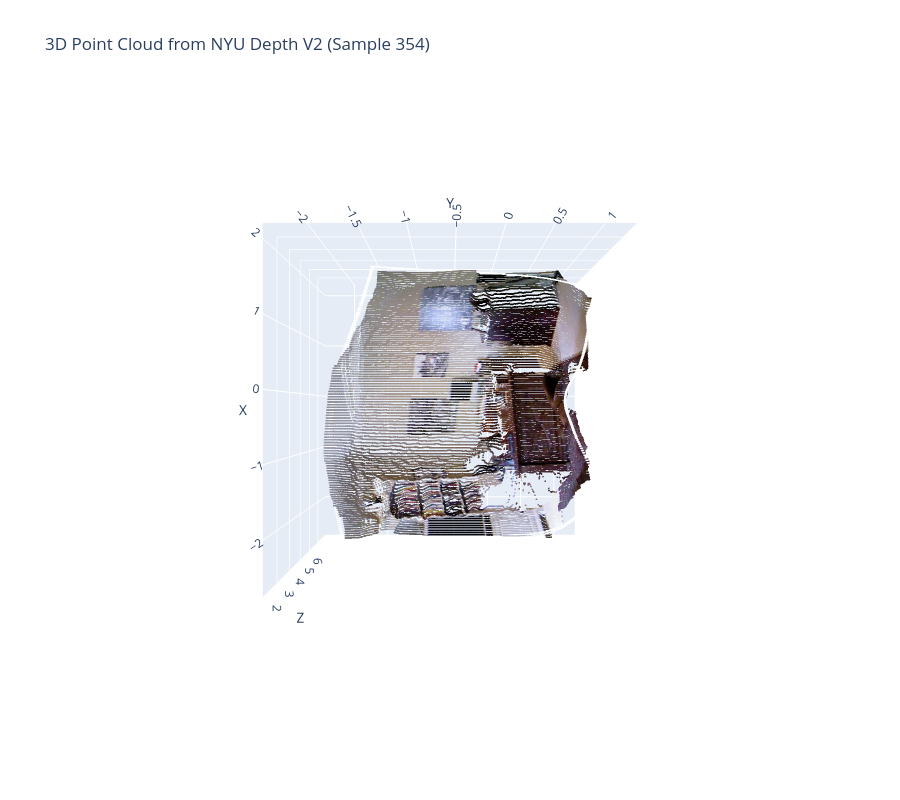

Notebook code cell kept with this figure:
### Code cell
import torch
import torch.nn.functional as F
import numpy as np
import einops
import plotly.graph_objects as go
import matplotlib.pyplot as plt
import h5py # You'll need to install this: pip install h5py
import random
class PointCloudUtils:
    """
    Your existing PointCloudUtils class. No changes needed here.
    """
    @staticmethod
    def depth2fgpcd_batch(depth, cam_params):
        B, ncam, h, w = depth.shape
        fx = cam_params[..., 0, 0].view(B, ncam, 1, 1)
        fy = cam_params[..., 1, 1].view(B, ncam, 1, 1)
        cx = cam_params[..., 0, 2].view(B, ncam, 1, 1)
        cy = cam_params[..., 1, 2].view(B, ncam, 1, 1)
        pos_y, pos_x = torch.meshgrid(torch.arange(h, device=depth.device, dtype=torch.float32), torch.arange(w, device=depth.device, dtype=torch.float32), indexing='ij')
        pos_x = pos_x.expand(B, ncam, -1, -1)
        pos_y = pos_y.expand(B, ncam, -1, -1)
        x_coords = (pos_x - cx) * depth / fx
        y_coords = (pos_y - cy) * depth / fy
        pcd_cam = torch.stack([x_coords, y_coords, depth], dim=-1)
        return einops.rearrange(pcd_cam, 'b ncam h w c -> b ncam (h w) c')

    @staticmethod
    def batch_transform_point_cloud(pcd, transform):
        pcd_homo = F.pad(pcd, (0, 1), mode='constant', value=1.0)
        transform = transform.to(dtype=pcd.dtype)
        trans_pcd_homo = torch.einsum('bn...d,bn...id->bn...i', pcd_homo, transform)
        return trans_pcd_homo[..., :-1]

    @staticmethod
    def lift_point_cloud_batch(depths, intrinsics, extrinsics):
        pcd_cam = PointCloudUtils.depth2fgpcd_batch(depths, intrinsics)
        trans_pcd = PointCloudUtils.batch_transform_point_cloud(pcd_cam, extrinsics)
        return trans_pcd

def load_nyu_v2_data(filepath, index=0):
    """
    Loads a single RGB-D sample and camera intrinsics from the .mat file.
    
    Args:
        filepath (str): Path to the nyu_depth_v2_labeled.mat file.
        index (int): The index of the sample to load (0 to 1448).

    Returns:
        A tuple containing: (depth_tensor, intrinsics_tensor, extrinsics_tensor, rgb_image, depth_image)
    """
    print(f"Loading sample {index} from {filepath}...")
    with h5py.File(filepath, 'r') as f:
        # The data is stored with different axis orders, so we need to transpose.
        # Images are (3, W, H), we want (H, W, 3) for visualization.
        rgb_image = np.transpose(f['images'][index], axes=[2, 1, 0])
        # Depths are (W, H), we want (H, W).
        depth_image = np.transpose(f['depths'][index], axes=[1, 0])

    H, W, _ = rgb_image.shape
    
    # Convert to PyTorch tensors and add batch/ncam dimensions (B, NCAM, H, W)
    depth_tensor = torch.from_numpy(depth_image).float().view(1, 1, H, W)

    # Standard camera intrinsics for NYU Depth V2
    intrinsics_numpy = np.array([
        [582.62, 0,      313.04],
        [0,      582.69, 239.89],
        [0,      0,      1]
    ], dtype=np.float32)
    
    intrinsics_tensor = torch.from_numpy(intrinsics_numpy).view(1, 1, 3, 3)
    
    # Assume identity extrinsics, as the depth is already in the camera frame
    extrinsics_tensor = torch.eye(4).view(1, 1, 4, 4)
    
    return depth_tensor, intrinsics_tensor, extrinsics_tensor, rgb_image, depth_image

def main():
    """
    Main function to load NYU V2 data, lift it to a point cloud, and visualize.
    """
    # 1. DEFINE FILE PATH
    # IMPORTANT: Replace this with the actual path to your .mat file
    FILE_PATH = '/root/nyu_depth_v2_labeled.mat'
    SAMPLE_INDEX = random.randint(0, 1448) # Choose a sample to visualize (0-1448)

    try:
        # 2. Load Real Data
        depth_tensor, intrinsics, extrinsics, rgb_img, depth_img = load_nyu_v2_data(FILE_PATH, index=SAMPLE_INDEX)
    except FileNotFoundError:
        print(f"ERROR: File not found at '{FILE_PATH}'.")
        print("Please update the FILE_PATH variable with the correct location of your .mat file.")
        return

    # 3. Visualize Input Images
    fig, (ax1, ax2) = plt.subplots(1, 2, figsize=(12, 6))
    ax1.imshow(rgb_img)
    ax1.set_title(f'NYU V2 RGB Image (Sample {SAMPLE_INDEX})')
    ax2.imshow(depth_img, cmap='plasma')
    ax2.set_title(f'NYU V2 Depth Image (Sample {SAMPLE_INDEX})')
    plt.show()

    # 4. Generate Point Cloud
    pcd = PointCloudUtils.lift_point_cloud_batch(depth_tensor, intrinsics, extrinsics).squeeze().numpy()

    # 5. Prepare Colors for Visualization
    # Reshape the RGB image to a list of colors for each point
    colors = rgb_img.reshape(-1, 3)

    # Optional: Subsample points for faster visualization
    num_points = pcd.shape[0]
    subsample_factor = 5
    pcd_sub = pcd[::subsample_factor]
    colors_sub = colors[::subsample_factor]
    
    print(f"Generated {num_points} points. Visualizing {pcd_sub.shape[0]} points.")

    # 6. Interactive 3D Visualization with Plotly
    fig = go.Figure(data=[go.Scatter3d(
        x=pcd_sub[:, 0],
        y=pcd_sub[:, 1],
        z=pcd_sub[:, 2],
        mode='markers',
        marker=dict(
            size=1,
            color=colors_sub,  # Use RGB colors
            opacity=0.8
        )
    )])

    fig.update_layout(
        title_text=f'3D Point Cloud from NYU Depth V2 (Sample {SAMPLE_INDEX})',
        height=800,
        scene=dict(
            xaxis_title='X',
            yaxis_title='Y',
            zaxis_title='Z',
            aspectratio=dict(x=1, y=1, z=1),
            # Invert Z-axis for a more natural camera view
            camera_eye=dict(x=0, y=0, z=-2.5) 
        )
    )
    
    fig.show()


if __name__ == '__main__':
    main()

### Figure 1 — Plotly figure (JSON) as saved in the notebook; plotly's stock layout.template omitted (floating-point values rounded to 4 significant figures; data arrays with more than 128 entries replaced by an {"elided": "..."} marker saying what was removed)
{"data": [{"marker": {"color": {"elided": "61440x3 int values"}, "opacity": 0.8, "size": 1}, "mode": "markers", "type": "scatter3d", "x": {"elided": "61440 float values"}, "y": {"elided": "61440 float values"}, "z": {"elided": "61440 float values"}}], "layout": {"height": 800, "scene": {"aspectratio": {"x": 1, "y": 1, "z": 1}, "camera": {"eye": {"x": 0, "y": 0, "z": -2.5}}, "xaxis": {"title": {"text": "X"}}, "yaxis": {"title": {"text": "Y"}}, "zaxis": {"title": {"text": "Z"}}}, "title": {"text": "3D Point Cloud from NYU Depth V2 (Sample 354)"}}}
